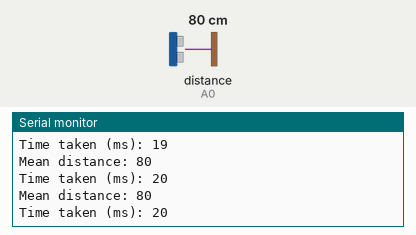
This sketch was run on a simulated Arduino Uno, built with avr-gcc and run on an emulated ATmega328P. Parts: the last lines printed to the serial monitor. Inputs (shaded band) come from the test bench; at power-on: distance to the obstacle (sensor on A0) 80 cm.

Above: at 1.3 s.
1.4 s: distance to the obstacle (sensor on A0) set to 2 cm
At 2.0 s:
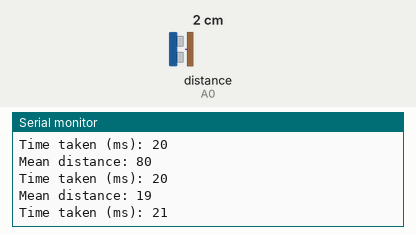
2.9 s: distance to the obstacle (sensor on A0) set to 35 cm
At 3.6 s:
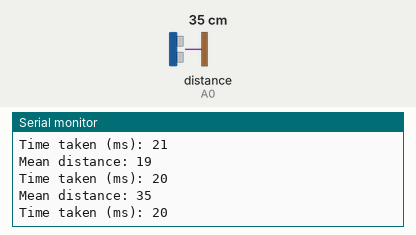
Timing chart, 0 to 5.9 s (numbered marks = the images above; inputs shaded):
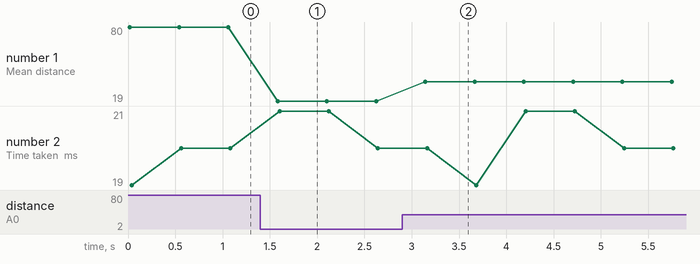

Measured:
- after the input at 1.4 s, the serial monitor: prints a new line after 0.18 s (image 1)
- after the input at 2.9 s, the serial monitor: prints a new line after 0.24 s (image 2)
- plotted number 1: 19 → 35 after the input at 2.9 s

The sketch:

sharpIR.ino
```cpp
#include <SharpIR.h>

#define ir A0
#define model 20150

boolean done=false;


SharpIR sharp(ir, 25, 93, model);

// ir: the pin where your sensor is attached
// 25: the number of readings the library will make before calculating a mean distance
// 93: the difference between two consecutive measurements to be taken as valid
// model: an int that determines your sensor:  1080 for GP2Y0A21Y
//                                            20150 for GP2Y0A02Y
//                                            (working distance range according to the datasheets)


void setup(){

  Serial.begin(9600);
  pinMode (ir, INPUT);

}


void loop(){

  unsigned long pepe1=millis();  // takes the time before the loop on the library begins


  int dis=sharp.distance();  // this returns the distance to the object you're measuring


  Serial.print("Mean distance: ");  // returns it to the serial monitor
  Serial.println(dis);

  unsigned long pepe2=millis()-pepe1;  // the following gives you the time taken to get the measurement
  Serial.print("Time taken (ms): ");
  Serial.println(pepe2);
  delay(500);
}
```
